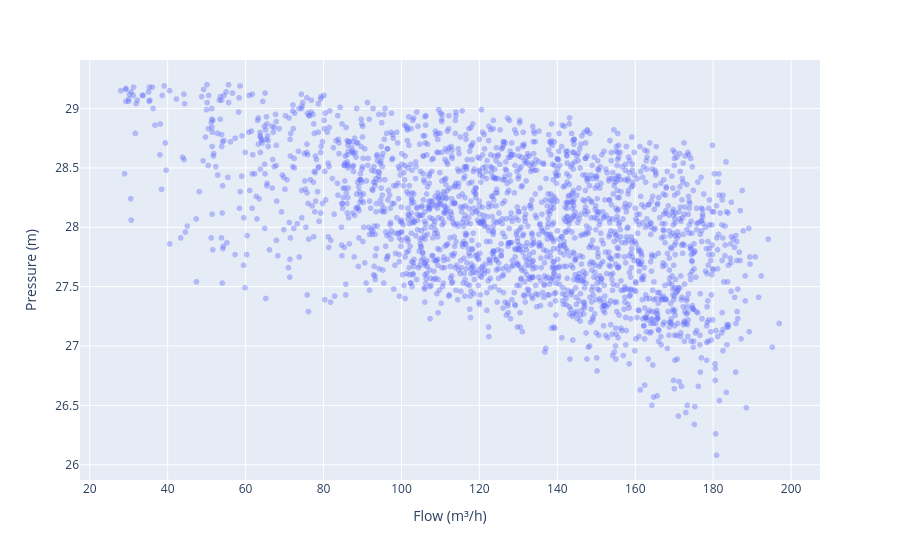

Notebook cell for this chart:
### Markdown cell above
## Inspect a focused distribution and pressure-flow relationship

### Code cell
statistics = pd.read_csv(ROOT/'results/sensor_statistics.csv')
display(statistics[statistics.sensor.isin(['pressure:n1','flow:p227','flow:p235'])])
x = pd.read_parquet(ROOT/'data/processed/telemetry.parquet', columns=['pressure:n1','flow:p227'])
px.scatter(x.loc['2019'].iloc[::48], x='flow:p227', y='pressure:n1', opacity=.4, labels={'flow:p227':'Flow (m³/h)','pressure:n1':'Pressure (m)'})

### Figure 1 — Plotly figure (JSON) as saved in the notebook; plotly's stock layout.template omitted (floating-point values rounded to 4 significant figures; data arrays with more than 128 entries replaced by an {"elided": "..."} marker saying what was removed)
{"data": [{"hovertemplate": "Flow (m³/h)=%{x}<br>Pressure (m)=%{y}<extra></extra>", "legendgroup": "", "marker": {"color": "#636efa", "opacity": 0.4, "symbol": "circle"}, "mode": "markers", "name": "", "showlegend": false, "type": "scattergl", "x": {"elided": "2190 float values"}, "xaxis": "x", "y": {"elided": "2190 float values"}, "yaxis": "y"}], "layout": {"legend": {"tracegroupgap": 0}, "margin": {"t": 60}, "xaxis": {"anchor": "y", "domain": [0.0, 1.0], "title": {"text": "Flow (m³/h)"}}, "yaxis": {"anchor": "x", "domain": [0.0, 1.0], "title": {"text": "Pressure (m)"}}}}
